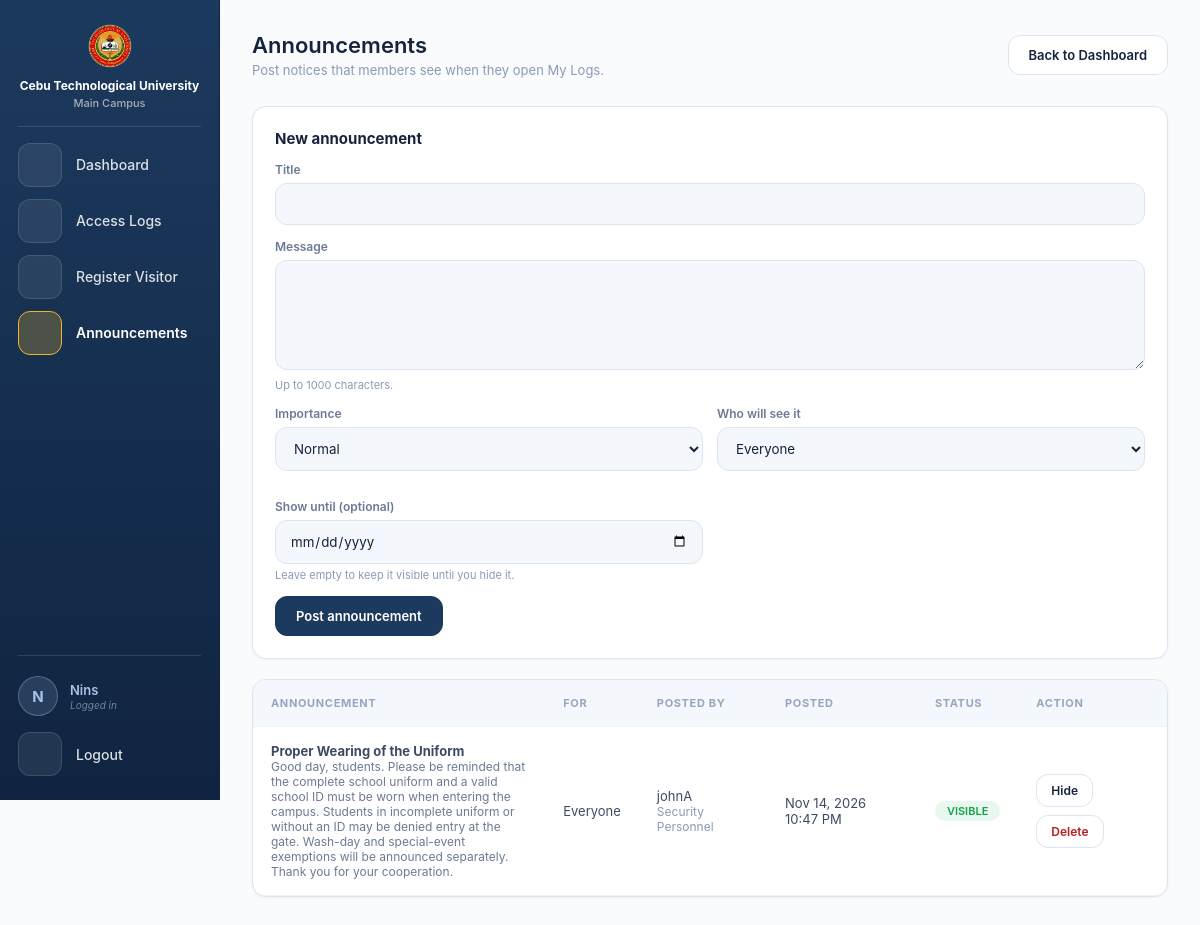
The page /final/announcements.php (signed in) on the database its author committed.
### tables this page shows
CREATE TABLE `announcements` (
  `id` int(10) UNSIGNED NOT NULL,
  `title` varchar(120) NOT NULL,
  `message` text NOT NULL,
  `audience` enum('All','Student','Faculty','Staff','Alumni') NOT NULL DEFAULT 'All',
  `importance` enum('Normal','Urgent') NOT NULL DEFAULT 'Normal',
  `created_by_staff_id` int(10) UNSIGNED DEFAULT NULL,
  `created_by_name` varchar(100) DEFAULT NULL,
  `expires_at` date DEFAULT NULL,
  `active` tinyint(1) NOT NULL DEFAULT 1,
  `created_at` datetime DEFAULT current_timestamp()
);

### final/announcements.php (the view, shortened to what this page needs)
<?php
include_once 'auth.php';
$loggedName = '';
try {
  foreach (['security_username', 'username', 'user_name', 'uname'] as $k) {
    if (!empty($_SESSION[$k])) { $loggedName = trim($_SESSION[$k]); break; }
  }
} catch (Throwable $e) {  }
function e($s) { return htmlspecialchars((string)$s, ENT_QUOTES, 'UTF-8'); }
$audiences = ['All' => 'Everyone', 'Student' => 'Students', 'Faculty' => 'Faculty', 'Staff' => 'Staff', 'Alumni' => 'Alumni'];
$list = $conn->query("SELECT id, title, message, audience, importance, created_by_name AS posted_by, 'Security Personnel' AS posted_role, expires_at, active, created_at FROM announcements ORDER BY created_at DESC, id DESC LIMIT 100");
function icon($name) {
  $paths = [
    'home'   => '<path d="M3 11l9-8 9 8"/><path d="M5 10v10h14V10"/>',
    'user'   => '<circle cx="12" cy="8" r="4"/><path d="M4 21c0-4.4 3.6-7 8-7s8 2.6 8 7"/>',
    'lock'   => '<rect x="5" y="11" width="14" height="10" rx="2"/><path d="M8 11V8a4 4 0 018 0v3"/>',
    'list'   => '<path d="M8 6h12M8 12h12M8 18h12M4 6h.01M4 12h.01M4 18h.01"/>',
    'scan'   => '<path d="M4 8V5a1 1 0 011-1h3M16 4h3a1 1 0 011 1v3M20 16v3a1 1 0 01-1 1h-3M8 20H5a1 1 0 01-1-1v-3"/><path d="M4 12h16"/>',
    'visitor'=> '<rect x="3" y="5" width="18" height="14" rx="2"/><circle cx="9" cy="11" r="2"/><path d="M6 16c.5-1.5 1.7-2 3-2s2.5.5 3 2M15 10h3M15 13h3"/>',
    'mega'   => '<path d="M3 11v2a1 1 0 001 1h2l7 4V6L6 10H4a1 1 0 00-1 1z"/><path d="M16 9a4 4 0 010 6M19 7a7 7 0 010 10"/>',
    'logout' => '<path d="M9 21H5V3h4"/><path d="M16 17l5-5-5-5M21 12H9"/>',
  ];
  return '<svg viewBox="0 0 24 24" aria-hidden="true">' . $paths[$name] . '</svg>';
}
?>
<!DOCTYPE html>
<html lang="en">
<head>
<link rel="stylesheet" href="mobile.css">
</head>
<body>
<nav class="sidebar" aria-label="Main">
  <div class="logo">
    <img src="lego.png" alt="Lego">
    <div class="logo-text">
      <span class="logo-univ">Cebu Technological University</span>
      <span class="logo-campus">Main Campus</span>
    </div>
  </div>
  <div class="sidebar-divider"></div>
  <a class="nav-item" href="dashboard.php" data-tip="Dashboard" aria-label="Dashboard"><span class="nav-icon"><?= icon('home') ?></span><span class="nav-label">Dashboard</span></a>
  <a class="nav-item" href="security_logs.php" data-tip="Access Logs" aria-label="Access Logs"><span class="nav-icon"><?= icon('list') ?></span><span class="nav-label">Access Logs</span></a>
  <a class="nav-item" href="visitor_register.php" data-tip="Register Visitor" aria-label="Register Visitor"><span class="nav-icon"><?= icon('visitor') ?></span><span class="nav-label">Register Visitor</span></a>
  <a class="nav-item active" href="announcements.php" data-tip="Announcements" aria-label="Announcements" aria-current="page"><span class="nav-icon"><?= icon('mega') ?></span><span class="nav-label">Announcements</span></a>
  <div class="sidebar-divider user-divider"></div>
  <div class="sidebar-user" title="<?= e($loggedName) ?>">
    <span class="su-avatar"><?= e(strtoupper(substr($loggedName, 0, 1))) ?></span>
    <span class="su-text">
      <span class="su-name"><?= e($loggedName) ?></span>
      <span class="su-label">Logged in</span>
    </span>
  </div>
  <a class="nav-item logout-item" href="security_logout.php" data-tip="Logout" aria-label="Logout"><span class="nav-icon"><?= icon('logout') ?></span><span class="nav-label">Logout</span></a>
</nav>
<main class="main">
  <div class="header">
    <div class="header-left">
      <h1>Announcements</h1>
      <p>Post notices that members see when they open My Logs.</p>
    </div>
    <a href="dashboard.php" class="btn">Back to Dashboard</a>
  </div>
  <div class="container form-card">
    <h3>New announcement</h3>
    <form method="post" autocomplete="off">
      <div class="field">
        <label for="title">Title</label>
        <input type="text" id="title" name="title" maxlength="120" required value="<?= e($_POST['title'] ?? '') ?>">
      </div>
      <div class="field">
        <label for="message">Message</label>
        <textarea id="message" name="message" maxlength="1000" required><?= e($_POST['message'] ?? '') ?></textarea>
        <div class="hint">Up to 1000 characters.</div>
      </div>
      <div class="grid2">
        <div class="field">
          <label for="importance">Importance</label>
          <select id="importance" name="importance">
            <option value="Normal">Normal</option>
          </select>
        </div>
        <div class="field">
          <label for="audience">Who will see it</label>
          <select id="audience" name="audience">
            <?php foreach ($audiences as $k => $label): ?>
              <option value="<?= e($k) ?>"><?= e($label) ?></option>
            <?php endforeach; ?>
          </select>
        </div>
        <div class="field">
          <label for="expires_at">Show until (optional)</label>
          <input type="date" id="expires_at" name="expires_at" min="<?= e(date('Y-m-d')) ?>">
          <div class="hint">Leave empty to keep it visible until you hide it.</div>
        </div>
      </div>
      <button class="btn btn-primary" type="submit">Post announcement</button>
    </form>
  </div>
  <div class="container">
    <div class="table-scroll">
      <table>
        <tr>
          <th>Announcement</th>
          <th>For</th>
          <th>Posted by</th>
          <th>Posted</th>
          <th>Status</th>
          <th>Action</th>
        </tr>
        <?php if ($list && $list->num_rows > 0): while ($a = $list->fetch_assoc()):
          $expired = $a['expires_at'] && $a['expires_at'] < date('Y-m-d');
          if (!$a['active'])      { $stCls = 'status-hidden';  $stTxt = 'Hidden'; }
          elseif ($expired)       { $stCls = 'status-expired'; $stTxt = 'Expired'; }
          else                    { $stCls = 'status-visible'; $stTxt = 'Visible'; }
        ?>
        <tr>
          <td>
            <strong><?= e($a['title']) ?></strong>
            <div class="msg-cell"><?= e($a['message']) ?></div>
          </td>
          <td><?= e($audiences[$a['audience']] ?? $a['audience']) ?></td>
          <td><?= e($a['posted_by']) ?><div class="muted-text"><?= e($a['posted_role']) ?></div></td>
          <td><?= e(date('M j, Y g:i A', strtotime($a['created_at']))) ?>
            <?php if ($a['expires_at']): ?><div class="muted-text">Until <?= e(date('M j, Y', strtotime($a['expires_at']))) ?></div><?php endif; ?></td>
          <td><span class="badge <?= $stCls ?>"><?= $stTxt ?></span></td>
          <td>
            <div class="row-actions">
              <form method="post">
                <button class="btn btn-sm" type="submit"><?= $a['active'] ? 'Hide' : 'Show' ?></button>
              </form>
              <form method="post" onsubmit="return confirm('Delete this announcement for good?')">
                <button class="btn btn-sm btn-danger" type="submit">Delete</button>
              </form>
            </div>
          </td>
        </tr>
        <?php endwhile; else: ?>
          <tr><td colspan="6" class="empty">No announcements yet.</td></tr>
        <?php endif; ?>
      </table>
    </div>
  </div>
</main>
</body>
</html>

### rows shown on the page
announcements: title "Proper Wearing of the Uniform", message "Good day, students. Please be reminded that the complete school uniform and a valid school ID must be worn when entering the campus. Students in incomplete uniform or without an ID may be denied entry at the gate. Wash-day and special-event exemptions will be announced separately. Thank you for your cooperation.", audience "Everyone", created_by_name "johnA", posted_role "Security Personnel", created_at "Nov 14, 2026 10:47 PM", stTxt "VISIBLE", shows "Hide"

### other values the page prints
substr($loggedName, 0, 1) "N"
$loggedName "Nins"
form field audience "Everyone"
